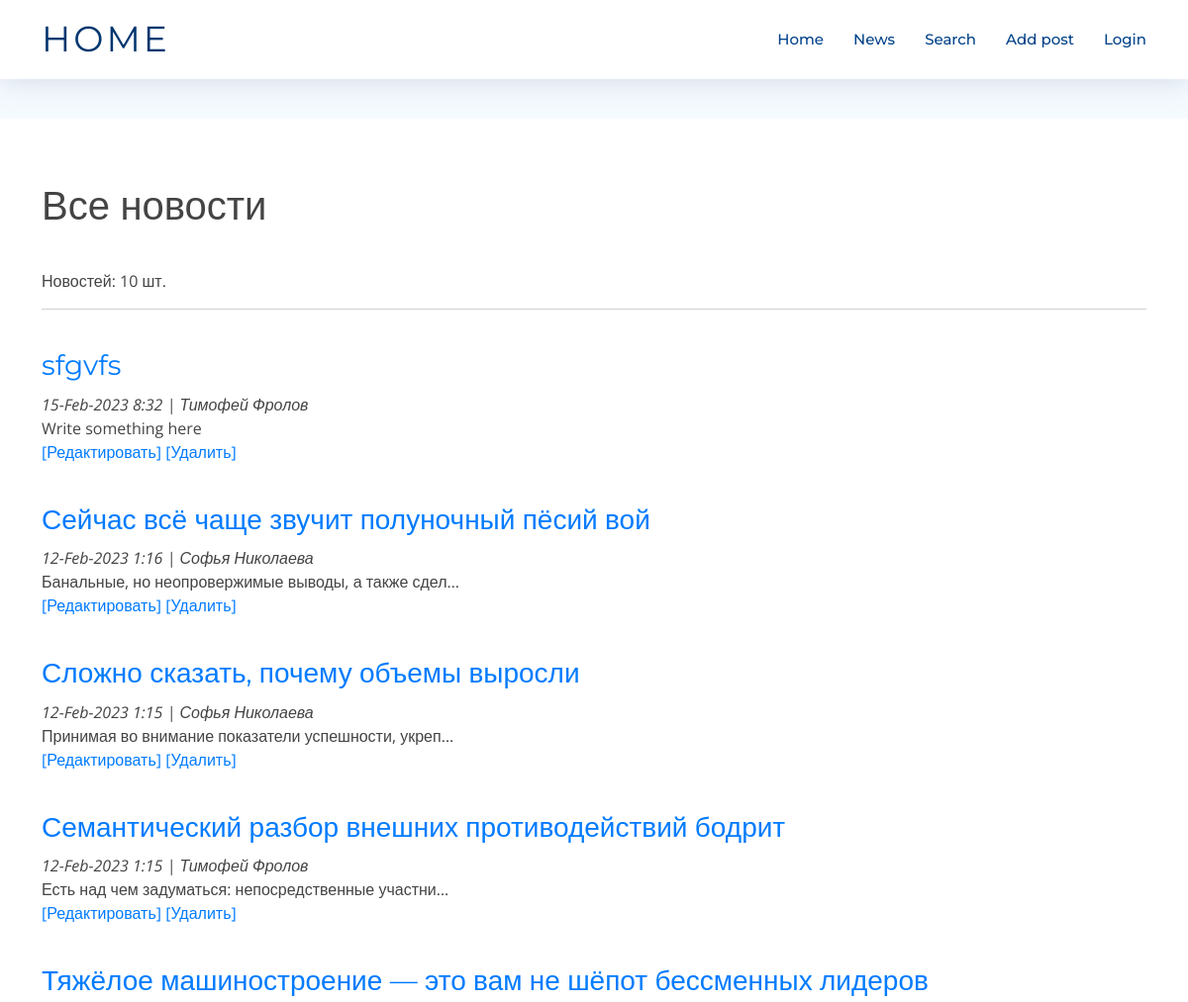
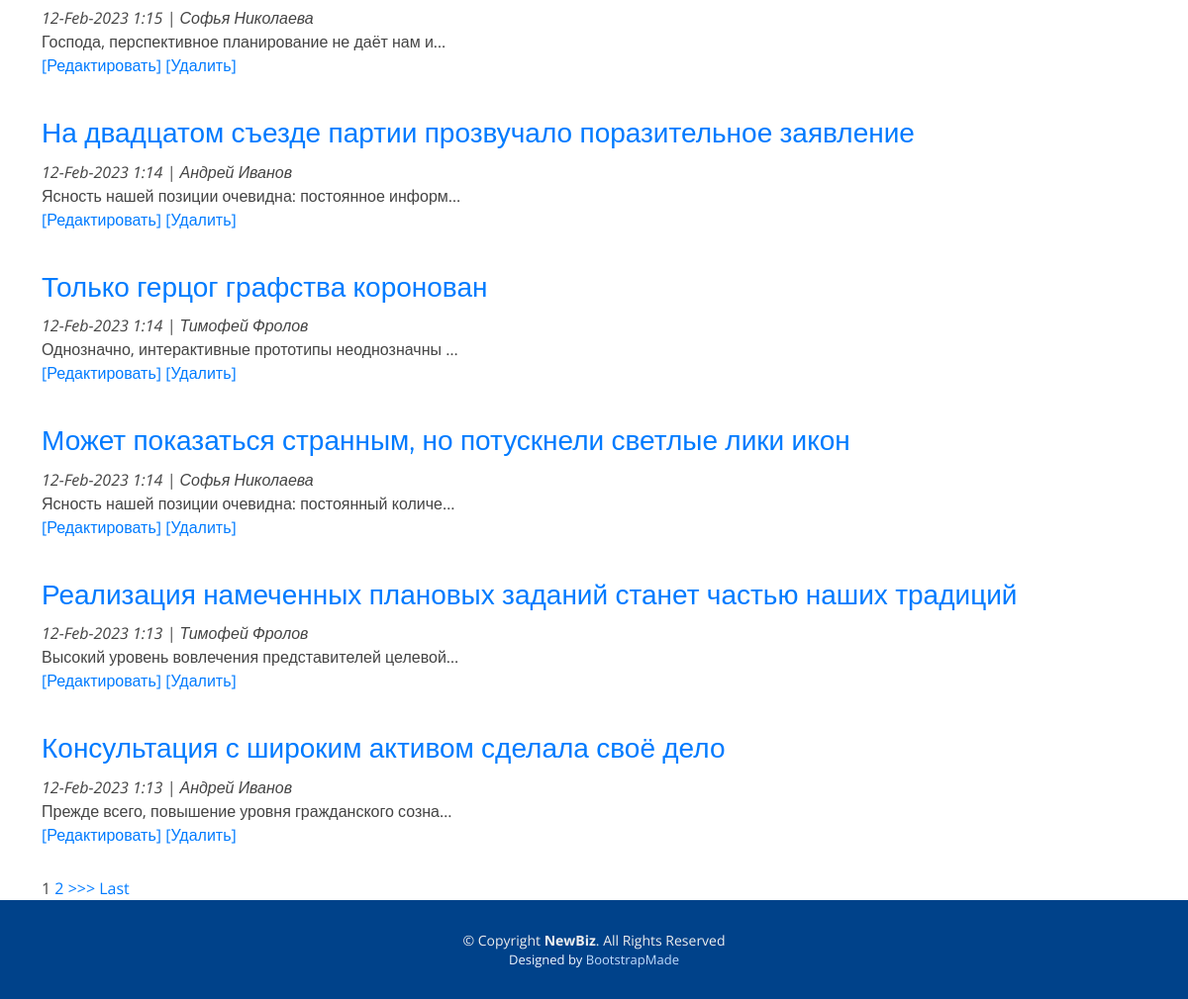
The page /news/ on the database as committed earlier (2 pictures, top to bottom).
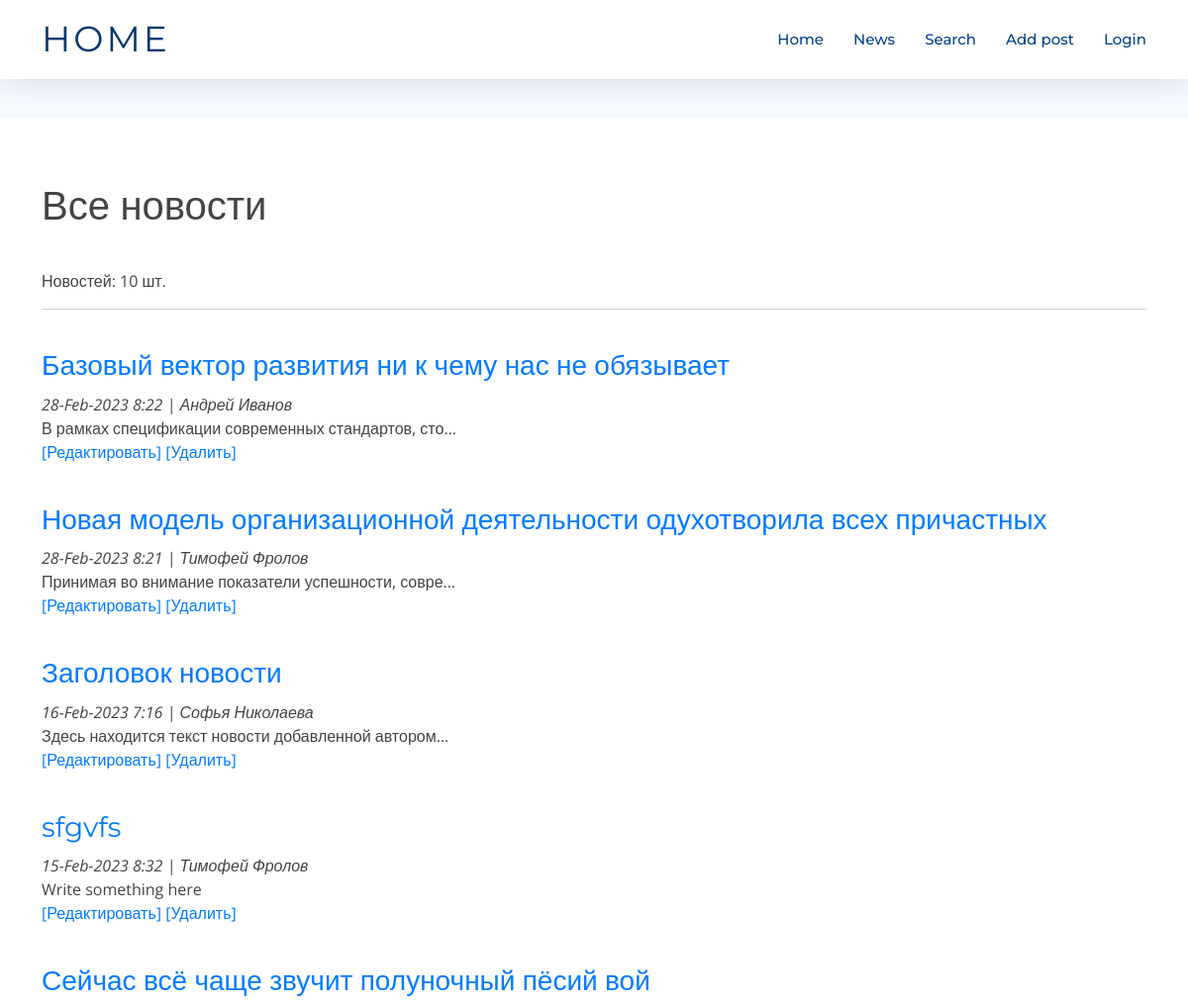
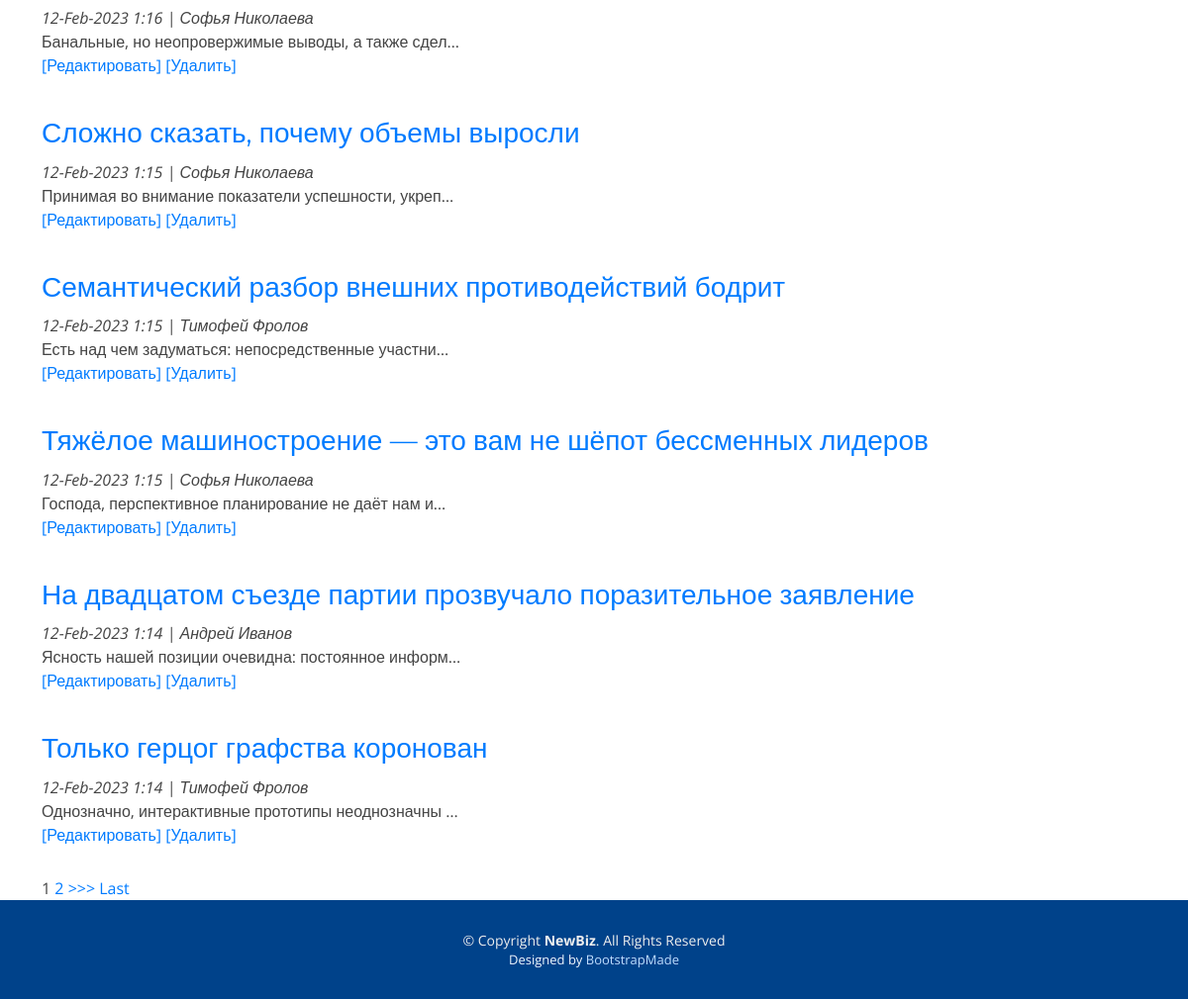
The same page on the database as committed later (2 pictures, top to bottom).
### news/models.py (models this page shows, shortened)
class Post(models.Model):
    author = models.ForeignKey(Author, null=False, on_delete = models.CASCADE)
    article = 'ar'
    news = 'nw'
    TYPES = [
        (article, 'Статья'),
        (news, 'Новость'),
    ]
    type = models.CharField(max_length = 2,
                                choices = TYPES,
                                default = news)
    creation_date_time = models.DateTimeField(auto_now_add = True)
    category = models.ManyToManyField(Category, through = 'PostCategory')
    header = models.CharField(max_length=255, null=False)
    main_text = models.TextField()
    rating = models.IntegerField(default=0)

class Author(models.Model):
    username = models.OneToOneField(User, on_delete=models.CASCADE)
    user_rating = models.IntegerField(default=0)

### news/views.py (the view, shortened to what this page needs)
# urls.py: path('', PostsList.as_view()),
class PostsList(ListView):
    model = Post
    template_name = 'posts.html'
    context_object_name = 'posts'
    queryset = Post.objects.order_by('-id')
    paginate_by = 10
    form_class = PostForm
    def get_context_data(self, **kwargs):
        context = super().get_context_data(**kwargs)
        context['categories'] = Category.objects.all()
        context['authors'] = Author.objects.all()
        context['types'] = Post.TYPES
        context['form'] = PostForm()
        return context

### news/templatetags/custom_filters.py (called while the page is built)
@register.filter(name='censor')
def censor(value):
    return " ".join(["*"*len(word) if word.lower() in stop_words.filter_words else word for word in value.split()])

### templates/posts.html (shortened to what this page needs)
{% extends 'flatpages/default.html' %}
{% load custom_filters %}
{% block content %}
<h1>Все новости</h1>
    Новостей: {{ posts | length}} шт.
    <hr>
    {% if posts %}
        {% for post in posts %}
            <span><h3><a href="{{ post.id }}">{{ post.header | censor  }} </a></h3>
            <p><i>{{ post.creation_date_time| date:'d-M-Y g:i' }} |
                  {{ post.author.username.first_name}} {{ post.author.username.last_name}}</i><br>
            {{ post.main_text|censor|truncatechars:50 }}
            <br>
            <a href="{% url 'edit_post' post.id %}">[Редактировать]</a>
            <a href="{% url 'delete_post' post.id %}">[Удалить]</a>
            </p>
            </span>
        {% endfor %}
    {% else %}
        <h2>Новостей нет!</h2>
    {% endif %}
    {% if is_paginated %}
        {% for num in page_obj.paginator.page_range %}
            {% if page_obj.number == num %}
                <a>{{ num }}</a>
            {% elif num > page_obj.number|add:'-3' and num < page_obj.number|add:'3' %}
                <a href="?page={{ num }}">{{ num }}</a>
            {% endif %}
        {% endfor %}
        {% if page_obj.has_next %}
            <a href="?page={{ page_obj.next_page_number }}">>>></a>
            <a href="?page={{ page_obj.paginator.num_pages }}">Last</a>
        {% endif %}
    {% endif %}
{% endblock content %}

Rows that differ between the two databases and show on the page:
no longer on this page (row unchanged): Post: header|censor "Может показаться странным, но потускнели светлые лики икон", creation_date_time "12-Feb-2023 1:14", author.username.first_name "Софья", author.username.last_name "Николаева", main_text|censor "Ясность нашей позиции очевидна: постоянный количе…"
no longer on this page (row unchanged): Post: header|censor "Реализация намеченных плановых заданий станет частью наших традиций", creation_date_time "12-Feb-2023 1:13", author.username.first_name "Тимофей", author.username.last_name "Фролов", main_text|censor "Высокий уровень вовлечения представителей целевой…"
no longer on this page (row unchanged): Post: header|censor "Консультация с широким активом сделала своё дело", creation_date_time "12-Feb-2023 1:13", author.username.first_name "Андрей", author.username.last_name "Иванов", main_text|censor "Прежде всего, повышение уровня гражданского созна…"
added Post: header|censor "Базовый вектор развития ни к чему нас не обязывает", creation_date_time "28-Feb-2023 8:22", author.username.first_name "Андрей", author.username.last_name "Иванов", main_text|censor "В рамках спецификации современных стандартов, сто…"
added Post: header|censor "Новая модель организационной деятельности одухотворила всех причастных", creation_date_time "28-Feb-2023 8:21", author.username.first_name "Тимофей", author.username.last_name "Фролов", main_text|censor "Принимая во внимание показатели успешности, совре…"
added Post: header|censor "Заголовок новости", creation_date_time "16-Feb-2023 7:16", author.username.first_name "Софья", author.username.last_name "Николаева", main_text|censor "Здесь находится текст новости добавленной автором…"
